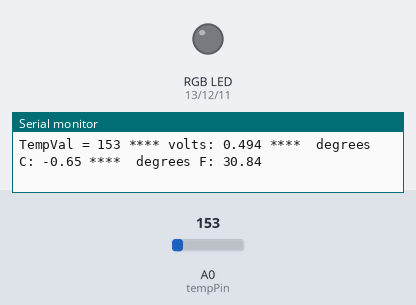
Bench run of a sketch on a simulated Arduino Uno, built with avr-gcc and run on an emulated ATmega328P. Shown: an RGB LED mixed from three pins (HIGH = lit), the last lines printed to the serial monitor. Dashed ring = blinking. The inputs (shaded band) are chosen by the test bench; at power-on: A0 (tempPin) = 153.

Above: at 1.5 s.
1.6 s: A0 (tempPin) set to 175
3.5 s: A0 (tempPin) set to 200
At 3.96 s:
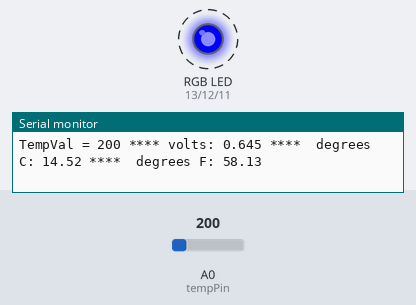
7.1 s: A0 (tempPin) set to 221
At 8.02 s:
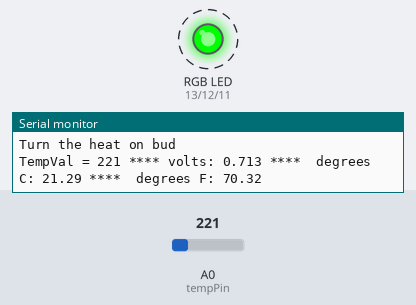
10.7 s: A0 (tempPin) set to 212
At 11.8 s:
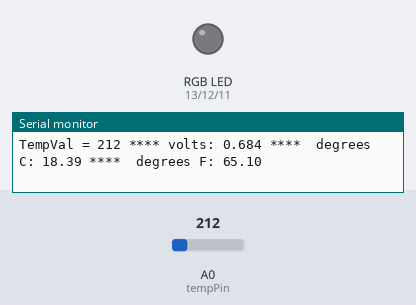
12.2 s: A0 (tempPin) set to 191
At 13.3 s:
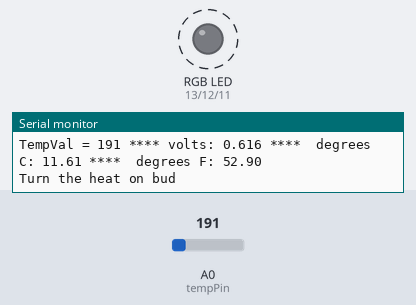
Timing chart, 0 to 16.8 s (numbered marks = the images above; inputs shaded):
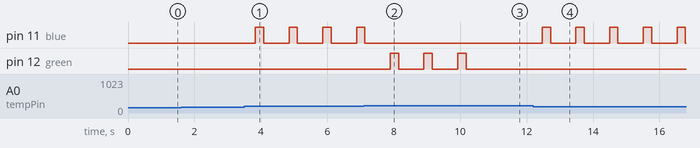

Measured:
- the behaviour switches between 186 and 187 on A0 (tempPin) (found by bisection; images 0 and 1)
- the behaviour switches between 213 and 212 on A0 (tempPin) (found by bisection; images 2 and 3)
- after the input at 3.5 s, pin 11 (blue): alternates HIGH for 0.25 s and LOW for 0.76 s, starting after 0.34 s
- after the input at 7.1 s, pin 11 (blue): goes on until 7.1 s, then stays LOW; pin 12 (green): alternates HIGH for 0.25 s and LOW for 0.77 s, starting after 0.80 s
- after the input at 10.7 s, pin 12 (green): stays LOW (without the input it goes to HIGH after 0.24 s)
- after the input at 12.2 s, pin 11 (blue): alternates HIGH for 0.25 s and LOW for 0.76 s, starting after 0.27 s

The sketch:

TempSensorModified.ino
```cpp
/*
Name: Jack Bergin
Date: 12/23/18
Class: Electrical Engineering (H)
Lab: Tempature Sensor
Description: In this lab we will be using a RGB led
as well as if statements to judge the weather and
determine whether you should turn up the heat, down
the heat or keep it as is.
*/

//analog input pin constant
const int tempPin = 0;

//raw reading variable
int tempVal;

//voltage variable
float volts;

//final temperature variables
float tempC;
float tempF;
//RGB variables

int red = 13;
int green = 12;
int blue = 11;
void setup()
{
   pinMode(red, OUTPUT);
   pinMode(green, OUTPUT);
   pinMode(blue, OUTPUT);
   // start the serial port at 9600 baud
   Serial.begin(9600);
   //9600 is the “baud rate,” or communications speed. When two devices are communicating with each other, both must be set to the same speed.
}
void loop()
{
   //read the temp sensor and store it in tempVal
   tempVal = analogRead(tempPin);

   //print out the 10 value from analogRead
   Serial.print("TempVal = ");
   Serial.print(tempVal);
   //print a spacer
   Serial.print(" **** ");
   //converting that reading to voltage by multiplying the reading by 3.3V (voltage of     //the 101 board)
   volts = tempVal * 3.3;
   volts /= 1023.0;
   //print out the raw voltage over the serial port
   Serial.print("volts: ");
   Serial.print(volts, 3);
   //print out divider
   Serial.print(" **** ");
   //calculate temperature celsius from voltage
   //equation found on the sensor spec.
   tempC = (volts - 0.5) * 100 ;
   // print the celcius temperature over the serial port
   Serial.print(" degrees C: ");
   Serial.print(tempC);
   //print spacer
   Serial.print(" **** ");
   // Convert from celcius to fahrenheit
   tempF = (tempC * 9.0 / 5.0) + 32.0;
   //print the fahrenheit temperature over the serial port
   Serial.print(" degrees F: ");
   Serial.println(tempF);

   //So we are dealing with numbers that are not
   //inbetween any of the if numbers
   tempF = round(tempF);

   if(50 < tempF && tempF < 64)
   {
      digitalWrite(blue, HIGH);
      delay(250);
      digitalWrite(blue, LOW);

      Serial.println("Turn the heat on bud");
   }

   tempF = round(tempF);

   if (65 < tempF && tempF < 75)
   {
      digitalWrite(green, HIGH);
      delay(250);
      digitalWrite(green, LOW);

      Serial.println("Okay, don't change anything!");
   }

   tempF = round(tempF);

   if (76 < tempF && tempF < 100)
   {
      digitalWrite(red, HIGH);
      delay(250);
      digitalWrite(red, LOW);

      Serial.println("Alright bud, throttle it back.");
   }

   delay(750);
}
```
